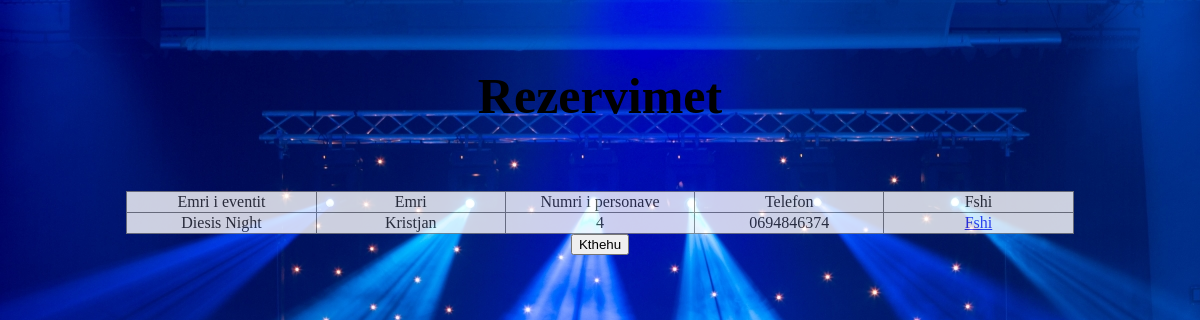
The page /rezervime.php (signed in) on the database its author committed.
### tables this page shows
CREATE TABLE `booking` (
  `id` int(11) UNSIGNED NOT NULL,
  `name1` varchar(30) NOT NULL,
  `nrpersons` varchar(50) NOT NULL,
  `phone` tinytext NOT NULL,
  `emri_eventit` varchar(50) NOT NULL
);

### rezervime.php (the view, shortened to what this page needs)
<!DOCTYPE html>
<html lang="en">
<head>
<?php
    include("includes/database.php");
    if(!isset($_SESSION['user'])){
        echo "<script>window.open('login.php','_self')</script>";
    }else{
    ?>
</head>
<body>
<h4 >Rezervimet</h4>
    <div>
        <form action="" method="post" enctype="multipart/form-data">
        <?php
echo "<table border='1' align='center'>
    <thead>
        <td>Emri i eventit</td>
        <td>Emri</td>
        <td>Numri i personave</td>
        <td>Telefon</td>
        <td>Fshi</td>
    </thead><tbody>";
    $perdorues = $_SESSION['user'];
     $merr_biznes = "select * from biznes where username='$perdorues'";
     $ekzekuto_query = mysqli_query($con, $merr_biznes);
     $rresht_biznes = mysqli_fetch_array($ekzekuto_query);
     $emri=$rresht_biznes['name'];
     $merr_emri="select * from events where emri_lokalit='$emri'";
     $ekzekuto_emri = mysqli_query($con, $merr_emri);
     $titulli = array();
     while($rresht_emri = mysqli_fetch_array($ekzekuto_emri)){
         array_push($titulli, $rresht_emri['event_name']);
     }
     $merr_rezervim="select * from booking where ";
     foreach($titulli as $val){
            $merr_rezervim .= "emri_eventit='$val' OR ";
     }
     $merr_rezervim_real = substr($merr_rezervim, 0, -3);
     $ekzekuto_rezervim = mysqli_query($con, $merr_rezervim_real);
     while($rezervuar = mysqli_fetch_array($ekzekuto_rezervim)){
            $emri_eventit=$rezervuar['emri_eventit'];
            $emri=$rezervuar['name1'];
            $nrpersons=$rezervuar['nrpersons'];
            $tel = $rezervuar['phone'];
            $id_rezervim = $rezervuar['id'];
            echo "<tr>
                     <td>$emri_eventit</td>
                    <td>$emri</td>
                    <td>$nrpersons</td>
                    <td>$tel</td>
                    <td><a href='fshi_rezervim.php?fshi_rezervim=$id_rezervim'>Fshi</a></td>
                 </tr>";
        }
        echo "</tbody></table>";
          ?>
          <div class="kthe">
          <input type="submit" name="kthehu" value="Kthehu">
        </div>
       </form>
   </div>
</body>
</html>
        <?php } ?>

### rezervime.php (style rules this page uses)
body { background: url( 'images/wall.jpg') no-repeat center fixed; }
table,th, td { width: 80%; margin: auto; border-collapse: collapse; text-align:center; table-layout: fixed; background: white; opacity: 0.8; color: black; margin-top: 10px; }
h4 { left:50%; text-align: center; font-family: serif; font-size: 50px; }
.kthe { text-align: center; }

### rows shown on the page
booking: emri_eventit "Diesis Night", name1 "Kristjan", nrpersons "4", phone "0694846374"
